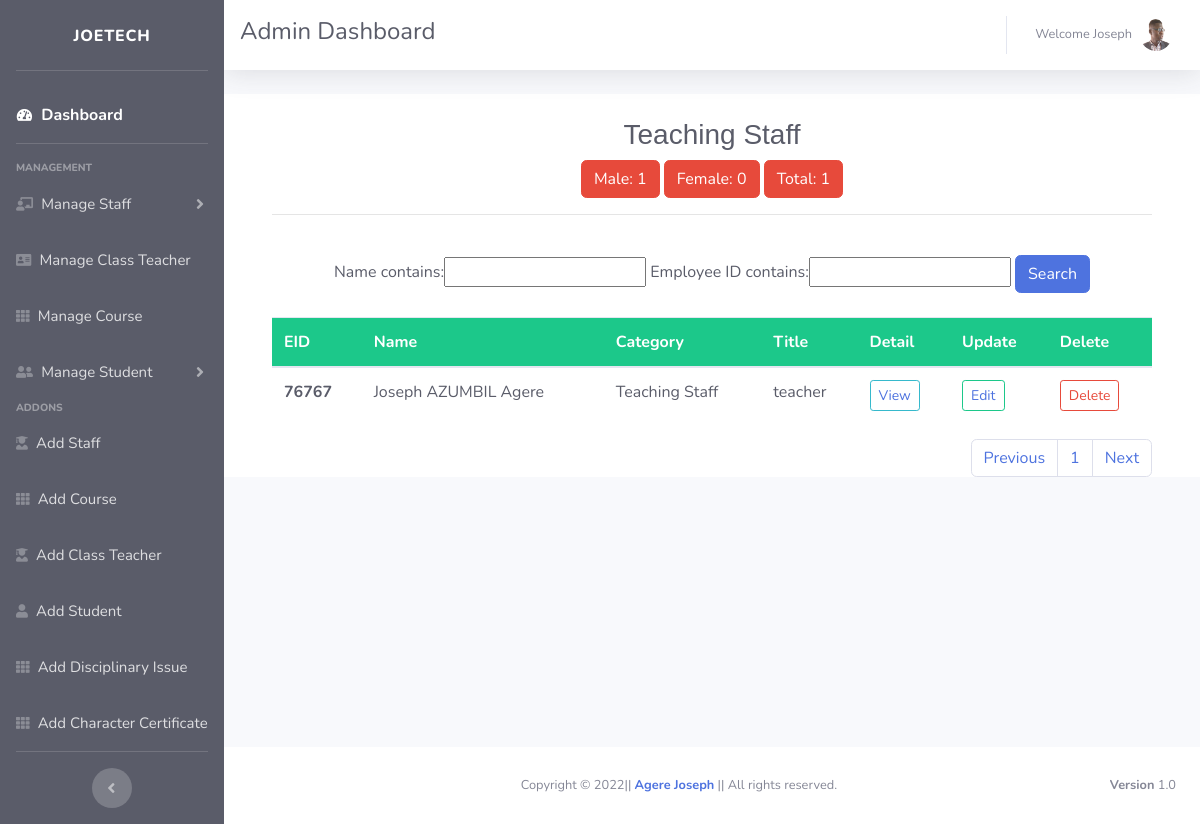
Screenshot of /teacher/ (signed in) with the database file from the repository.
### school_management_system_app/models.py (models this page shows, shortened)
class StaffDetail(models.Model):
    Employee_ID = models.BigIntegerField(primary_key=True)
    name = models.CharField(max_length=50)
    GENDER_MALE = 'Male'
    GENDER_FEMALE = 'Female'
    GENDER_CHOICES = [(GENDER_MALE, 'Male'), (GENDER_FEMALE, 'Female')]
    gender = models.CharField(choices=GENDER_CHOICES,
                              max_length=30, blank=True)
    date_of_birth = models.DateField(
        auto_now=False, auto_now_add=False, blank=True)
    CID = models.CharField(max_length=11, unique=True, blank=True)
    Administration = 'Administration'
    TeachingStaff = 'Teaching Staff'
    NonTeachingStaff = 'Non Teaching Staff'
    SupportingStaff = 'Supporting Staff'
    Category_choices = [(Administration, 'Administration'),
                        (TeachingStaff, 'Teaching Staff'),
                        (NonTeachingStaff, 'Non Teaching Staff'),
                        (SupportingStaff, 'Supporting Staff'), ]
    category = models.CharField(
        choices=Category_choices, max_length=30, blank=True)
    position_title = models.CharField(max_length=50, blank=True)
    position_level = models.CharField(max_length=50, blank=True)
    grade = models.CharField(max_length=5, blank=True)
    appointment_date = models.DateField(
        auto_now=False, auto_now_add=False, blank=True)
    joining_date_of_present_school = models.DateField(
        auto_now=False, auto_now_add=False, blank=True)
    transfered_from = models.CharField(max_length=50, blank=True)
    Regular = 'Regular'
    Contract = 'Contract'
    Employment_choices = [(Regular, 'Regular'), (Contract, 'Contract')]
    Employment_type = models.CharField(
        choices=Employment_choices, max_length=30, blank=True)
    nationality = models.CharField(max_length=50, blank=True)
    subject = models.CharField(max_length=50, blank=True)
    qualification = models.TextField(blank=True)
    contact_number = models.CharField(
        max_length=8, blank=True)
    email = models.EmailField(blank=True, unique=True)
    permanent_address = models.TextField(blank=True)
    profile_pic = models.ImageField(
        upload_to="images/staff", default='/static/images/user.jpg', null=True, blank=True)

### school_management_system_app/adm_views.py (the view)
# urls.py: path('teacher/', adm_views.teacher, name='teacher'),
@login_required
def teacher(request):
    male = StaffDetail.objects.filter(category='Teaching Staff', gender='Male')
    female = StaffDetail.objects.filter(
        category='Teaching Staff', gender='Female')
    total = StaffDetail.objects.filter(category='Teaching Staff')
    all_field = StaffDetail.objects.filter(
        category='Teaching Staff').order_by('name')
    myFilter = StaffFilter(request.GET, queryset=all_field)
    all_field = myFilter.qs
    paginator = Paginator(all_field, 10)
    page_number = request.GET.get('page')
    all_field = paginator.get_page(page_number)
    return render(request, 'administrator/teacher.html',
                  {'all_field': all_field,
                   'myFilter': myFilter,
                   'male': male,
                   'female': female,
                   'total': total
                   })

### school_management_system_app/templates/administrator/teacher.html (shortened to what this page needs)
{% extends 'administrator/adm_base.html' %}
{% block content %}
<div class="container bg-white">
<div class="container-fluid bg-white text-dark">
    <br>
    <center><h3 style="font-family: Helvetica;">Teaching Staff </h3>
      <button type="submit" class="btn btn-danger my-2 my-sm-0">Male: {{male.count}}</button>
      <button type="submit" class="btn btn-danger my-2 my-sm-0">Female: {{female.count}}</button>
      <button type="submit" class="btn btn-danger my-2 my-sm-0">Total: {{total.count}}</button></center>
    <hr>
  <br><center>
    <form method="GET">
      {{myFilter.form}}
      <button type="submit" class="btn btn-primary my-2 my-sm-0">Search</button>
    </form></center>
    <div class="table-responsive">
    <table class="table table-hover">
      <thead class="bg-success text-white">
        <tr>
          <th scope="col">EID</th>
          <th scope="col">Name</th>
          <th scope="col">Category</th>
          <th scope="col">Title</th>
          <th scope="col">Detail</th>
          <th scope="col">Update</th>
          <th scope="col">Delete</th>
        </tr>
      </thead>
      <tbody class="text-dark">
        {% for all_field in all_field%}
        <tr>
          <th scope="row">{{all_field.Employee_ID}}</th>
          <td>{{all_field.name}}</td>
          <td>{{all_field.category}}</td>
          <td>{{all_field.position_title}}</td>
          <td>
            <button type="button" class="btn btn-outline-info btn-sm">
              <a href="{% url 'teacher_detail' all_field.Employee_ID%}">View</a>
            </button>
          </td>
          <td>
            <button type="button" class="btn btn-outline-success btn-sm">
              <a href="{% url 'edit_teacher_detail' all_field.Employee_ID %}">Edit</a>
            </button>
          </td>
          <td>
            <button
              type="button"
              class="btn btn-outline-danger btn-sm"
              data-toggle="modal"
              data-target="#deletestaff{{all_field.Employee_ID}}">
              Delete
            </button>
          </td>
        </tr>
        {% endfor %}
      </tbody>
    </table>
    </div>
    <nav aria-label="Page navigation example">
      <ul class="pagination justify-content-end">
        <li class="page-item"><a class="page-link" href="?page=1">Previous</a></li>
        <li class="page-item">
          <a class="page-link" href="?page={{ all_field.number }}"
            >{{ all_field.number }}</a>
        </li>
        <li class="page-item">
          <a class="page-link" href="?page={{ all_field.paginator.num_pages }}"
            >Next</a>
        </li>
      </ul>
    </nav>
</div>
</div>
{% endblock content %}

### school_management_system_app/templates/administrator/adm_base.html (shortened to what this page needs)
{% load static %}
<!DOCTYPE html>
<html lang="en">
<head>
    <link href="{% static 'vendor/fontawesome-free/css/all.min.css' %}" rel="stylesheet" type="text/css">
    <link href="{% static 'css/sb-admin-2.min.css' %}" rel="stylesheet">
</head>
<body id="page-top">
    <div id="wrapper">
        <ul class="navbar-nav bg-dark sidebar sidebar-dark accordion" id="accordionSidebar">
            <a class="sidebar-brand align-items-center justify-content-center">
                <span>Joetech</span>
            </a>
            <hr class="sidebar-divider">
            <li class="nav-item active">
                <a class="nav-link" href="{% url 'adm_home' %}">
                    <i class="fas fa-fw fa-tachometer-alt"></i>
                    <span style="font-size: 16px">Dashboard</span></a>
            </li>
            <hr class="sidebar-divider">
            <div class="sidebar-heading">
                Management
            </div>
            <li class="nav-item">
                <a class="nav-link collapsed" href="#" data-toggle="collapse" data-target="#collapseTwo"
                    aria-expanded="true" aria-controls="collapseTwo">
                    <i class="fas fa-chalkboard-teacher"></i>
                    <span style="font-size: 15px">Manage Staff</span>
                </a>
            </li>
            <li class="nav-item">
                <a class="nav-link" href="{% url 'class_teacher' %}">
                    <i class="nav-icon fas fa-address-card"></i>
                    <span style="font-size: 15px">Manage Class Teacher</span></a>
            </li>
            <li class="nav-item">
                <a class="nav-link" href="{% url 'all_course' %}">
                    <i class="nav-icon fas fa-th"></i>
                    <span style="font-size: 15px">Manage Course</span></a>
            </li>
            <li class="nav-item">
                <a class="nav-link collapsed" href="#" data-toggle="collapse" data-target="#collapseUtilities"
                    aria-expanded="true" aria-controls="collapseUtilities">
                    <i class="nav-icon fas fa-user-friends"></i>
                    <span style="font-size: 15px">Manage Student</span>
                </a>
            </li>
            <div class="sidebar-heading">
                Addons
            </div>
            <li class="nav-item">
                <a class="nav-link" href="{% url 'add_staff' %}">
                    <i class="nav-icon fas fa-user-graduate"></i>
                    <span style="font-size: 15px">Add Staff</span></a>
            </li>
            <li class="nav-item">
                <a class="nav-link" href="{% url 'add_course' %}">
                    <i class="nav-icon fas fa-th"></i>
                    <span style="font-size: 15px">Add Course</span></a>
            </li>
            <li class="nav-item">
                <a class="nav-link" href="{% url 'add_class_teacher' %}">
                    <i class="nav-icon fas fa-user-graduate"></i>
                    <span style="font-size: 15px">Add Class Teacher</span></a>
            </li>
            <li class="nav-item">
                <a class="nav-link" href="{% url 'add_std' %}">
                    <i class="nav-icon fas fa-user"></i>
                    <span style="font-size: 15px">Add Student</span></a>
            </li>
            <li class="nav-item">
                <a class="nav-link" href="{% url 'disciplinaryissue' %}">
                    <i class="nav-icon fas fa-th"></i>
                    <span style="font-size: 15px">Add Disciplinary Issue</span></a>
            </li>
            <li class="nav-item">
                <a class="nav-link" href="{% url 'charactercertificate' %}">
                    <i class="nav-icon fas fa-th"></i>
                    <span style="font-size: 15px">Add Character Certificate</span></a>
            </li>
            <hr class="sidebar-divider d-none d-md-block">
            <div class="text-center d-none d-md-inline">
                <button class="rounded-circle border-0" id="sidebarToggle"></button>
            </div>
        </ul>
        <div id="content-wrapper" class="d-flex flex-column">
            <div id="content">
                <nav class="navbar navbar-expand topbar mb-4 static-top bg-white text-dark shadow">
                    <h4>Admin Dashboard</h4>
                    <ul class="navbar-nav ml-auto">
                        <li class="nav-item dropdown no-arrow">
                            <a class="nav-link dropdown-toggle" href="#" id="userDropdown" role="button"
                                data-toggle="dropdown" aria-haspopup="true" aria-expanded="false">
                                <span class="mr-2 d-lg-inline text-gray-600 small">Welcome {{user.username |capfirst}}</span>
                                <img class="img-profile rounded-circle"
                                    src="{% static 'images/jcs.png' %}">
                            </a>
                        </li>
                    </ul>
                </nav>
                {% block content %}
        		{% endblock %}
            </div>
            <footer class="sticky-footer bg-white">
                <div class="container my-auto">
                    <div class="copyright text-center my-auto">
                        <span>Copyright &copy; {% now "Y" %}|| <strong><a href="https://www.facebook.com/dawapenjor1994/">Agere Joseph</a></strong> || All rights reserved.</span>
                    	<div class="float-right d-none d-sm-inline-block">
                    		<b>Version</b> 1.0
                		</div>
                    </div>
                </div>
            </footer>
        </div>
    </div>
</body>
</html>

### rows the page displays
StaffDetail: Employee_ID "76767", name "Joseph AZUMBIL Agere", category "Teaching Staff", position_title "teacher"

### other values shown
{{ user.username |capfirst }} "Joseph"
{{ male.count }} "1"
{{ female.count }} "0"
{{ total.count }} "1"
{{ all_field.number }} "1"
